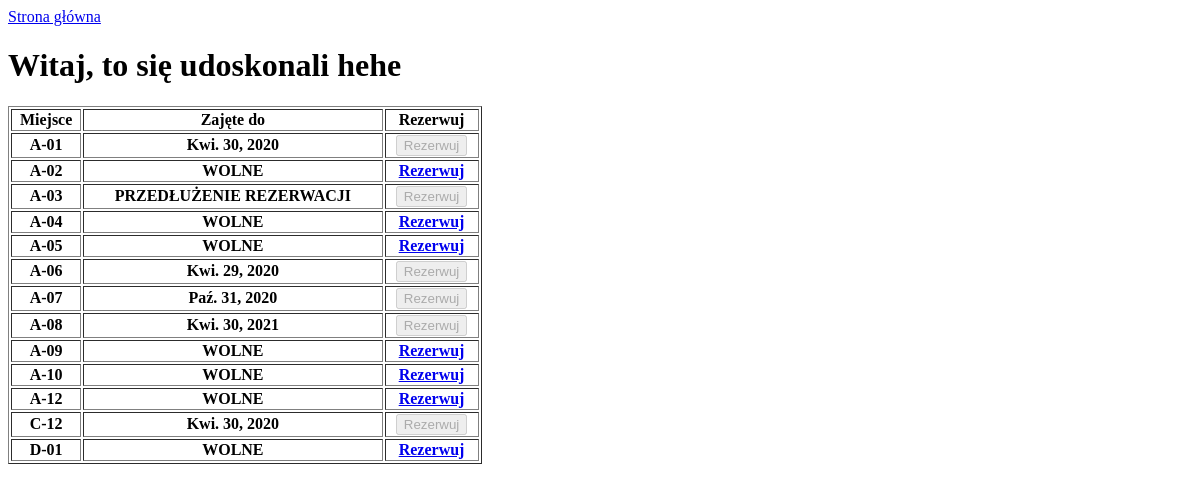
/marine/, run on an earlier commit of the app's database.
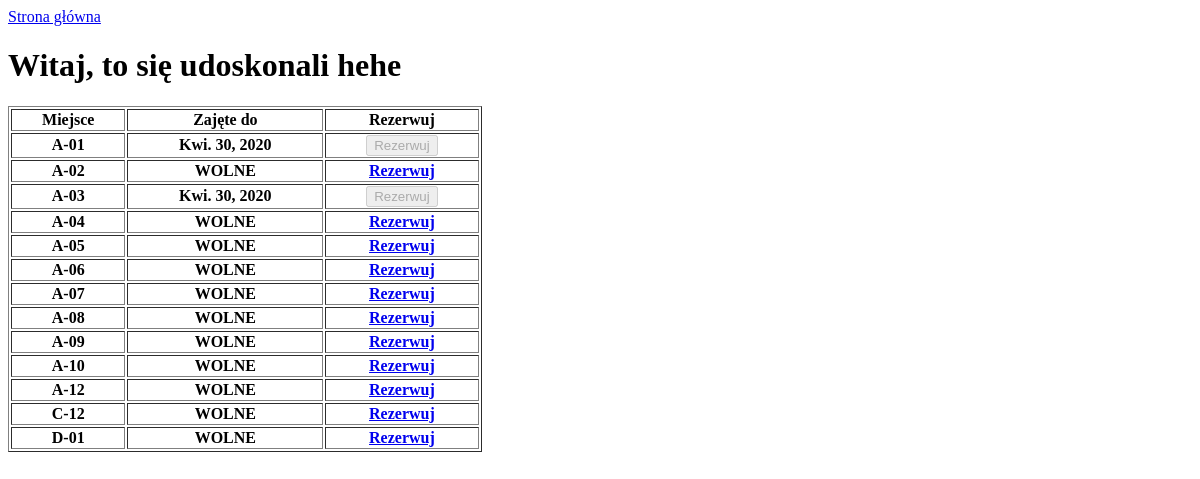
And on a later commit of the database.
### marine/models.py (models this page shows, shortened)
class ParkingPlace(models.Model):
    parking_place = models.CharField('Miejsce postoju', max_length=5)
    occupied_to = models.DateField('Zajęte do', blank=True, null=True)
    name_yacht = models.CharField('Nazwa jachtu', max_length=50, null=True, blank=True)
    def place_free(self):
        if self.occupied_to:
            return self.occupied_to <= datetime.date.today()
        else:
            return True
    place_free.boolean = True
    place_free.short_description = 'STATUS'
    def check_it(self):
        if self.occupied_to and self.occupied_to <= datetime.date.today():
            return format_html('<color style="color: red">KONIEC REZERWACJI</span>')
    check_it.short_description = ''

### marine/views.py (the view)
# urls.py: path('', views.IndexView.as_view(), name='index'),
class IndexView(generic.ListView):
    template_name = 'marine/index.html'
    context_object_name = 'parking_places'
    def get_queryset(self):
        return ParkingPlace.objects.order_by('parking_place')

### marine/templates/marine/index.html
{% extends 'marine/base.html' %}
{% block content %}
    <table style="width:40%" border="1">
        <tr>
            <th>Miejsce</th>
            <th>Zajęte do</th>
            <th>Rezerwuj</th>
        </tr>
    {% for parking_place in parking_places %}
        <tr>
            <th>{{ parking_place.parking_place }}</th>
            <th>
                {% if parking_place.occupied_to and not parking_place.place_free %}
                {{ parking_place.occupied_to }}
                {% elif parking_place.occupied_to %} PRZEDŁUŻENIE REZERWACJI
                {% else %} WOLNE
                {% endif %}
            </th>
            <th>
                {% if not parking_place.occupied_to %}
                    <a href="{% url 'marine:new_book' parking_place.id %}">Rezerwuj</a>
                {% else %}
                    <button type="button" disabled>Rezerwuj</button>
                {% endif %}
            </th>
        </tr>
    {% endfor %}
    </table>
{% endblock %}

What changed in the data, as far as the page shows it:
changed ParkingPlace (number 3 of 13 on the later page): occupied_to (not shown) → "Kwi. 30, 2020"; no longer shows "PRZEDŁUŻENIE REZERWACJI"
changed ParkingPlace (number 6 of 13 on the later page): occupied_to "Kwi. 29, 2020" → (not shown); now shows "WOLNE"
changed ParkingPlace (number 7 of 13 on the later page): occupied_to "Paź. 31, 2020" → (not shown); now shows "WOLNE"
changed ParkingPlace (number 8 of 13 on the later page): occupied_to "Kwi. 30, 2021" → (not shown); now shows "WOLNE"
changed ParkingPlace (number 12 of 13 on the later page): occupied_to "Kwi. 30, 2020" → (not shown); now shows "WOLNE"
